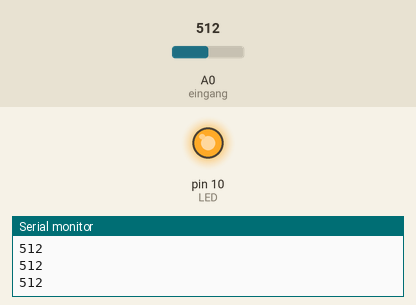
Simulated run of this sketch. Board: Arduino Uno, built with avr-gcc and run on an emulated ATmega328P. On the bench: output pins drawn as LEDs (lit = HIGH), the last lines printed to the serial monitor. The test bench sets the inputs (shaded band); at power-on: A0 (eingang) = 512.

Above: at 1.2 s.
1.3 s: A0 (eingang) set to 487
At 2.0 s:
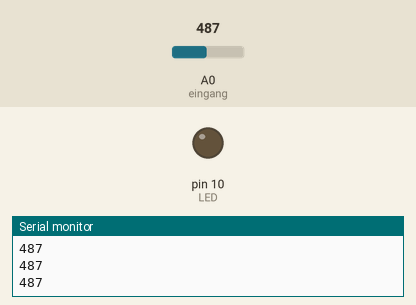
2.8 s: A0 (eingang) set to 510
At 3.3 s:
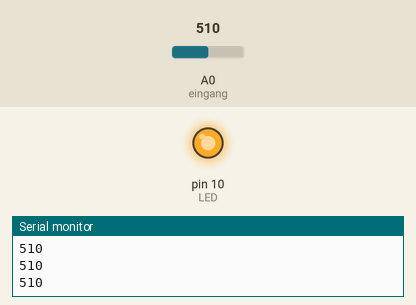
4.3 s: A0 (eingang) set to 490
At 5.5 s:
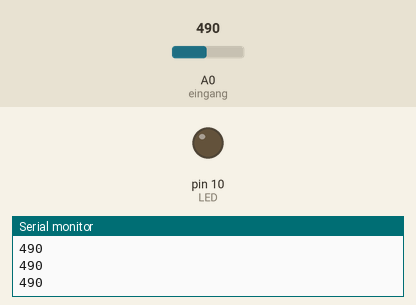
Timing chart, 0 to 7.3 s (numbered marks = the images above; inputs shaded):
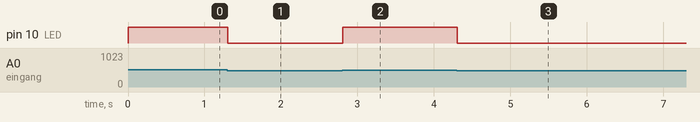

The sketch:

4.8.ino
```cpp
int eingang=A0;
int LED=10;
int sensorwert=0;

void setup() {
  pinMode(LED,OUTPUT);
  Serial.begin(9600);
}

void loop(){
    sensorwert=analogRead(eingang);
    Serial.println(sensorwert);
    if(sensorwert>500){
        digitalWrite(LED,HIGH);
    }
    else{
        digitalWrite(LED,LOW);
    }
}
```

Measured:
- the behaviour switches between 501 and 500 on A0 (eingang) (found by bisection; images 0 and 1)
- after the input at 1.3 s, pin 10 (LED): HIGH → LOW at once
- after the input at 2.8 s, pin 10 (LED): LOW → HIGH at once
- after the input at 4.3 s, pin 10 (LED): HIGH → LOW at once
